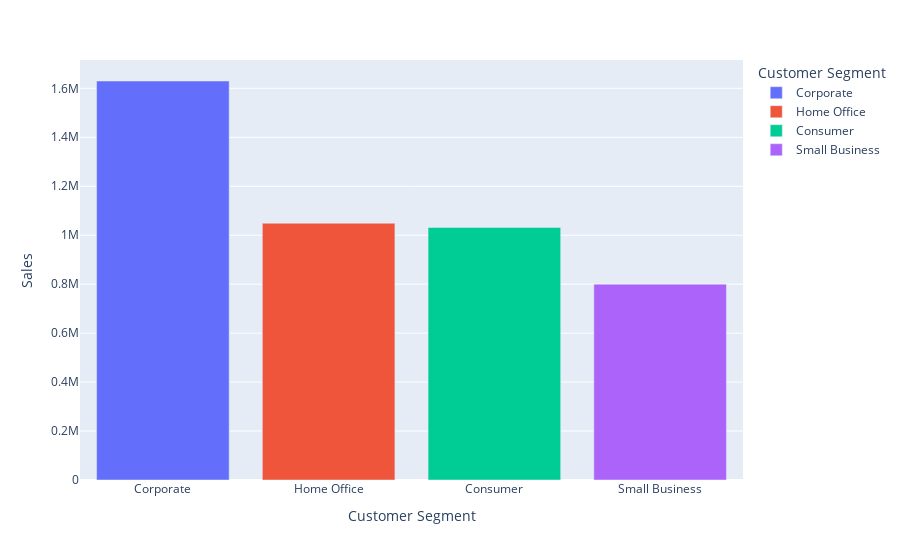

The notebook cell saved with this chart:
### Markdown cell above
create visualizations to compare sales across different months or customer segments?

### Code cell
sales_customer_segment=sales_2016.groupby('Customer Segment')['Sales'].sum().reset_index().sort_values(by='Sales',ascending=False)
sales_customer_segment
import plotly.express as px
px.bar(sales_customer_segment,x='Customer Segment',y='Sales',color='Customer Segment',width=900)

### Figure 1 — Plotly figure (JSON) as saved in the notebook; plotly's stock layout.template omitted (floating-point values rounded to 4 significant figures)
{"data": [{"alignmentgroup": "True", "hovertemplate": "Customer Segment=%{x}<br>Sales=%{y}<extra></extra>", "legendgroup": "Corporate", "marker": {"color": "#636efa", "pattern": {"shape": ""}}, "name": "Corporate", "offsetgroup": "Corporate", "orientation": "v", "showlegend": true, "textposition": "auto", "type": "bar", "x": ["Corporate"], "xaxis": "x", "y": [1630000.0], "yaxis": "y"}, {"alignmentgroup": "True", "hovertemplate": "Customer Segment=%{x}<br>Sales=%{y}<extra></extra>", "legendgroup": "Home Office", "marker": {"color": "#EF553B", "pattern": {"shape": ""}}, "name": "Home Office", "offsetgroup": "Home Office", "orientation": "v", "showlegend": true, "textposition": "auto", "type": "bar", "x": ["Home Office"], "xaxis": "x", "y": [1049000.0], "yaxis": "y"}, {"alignmentgroup": "True", "hovertemplate": "Customer Segment=%{x}<br>Sales=%{y}<extra></extra>", "legendgroup": "Consumer", "marker": {"color": "#00cc96", "pattern": {"shape": ""}}, "name": "Consumer", "offsetgroup": "Consumer", "orientation": "v", "showlegend": true, "textposition": "auto", "type": "bar", "x": ["Consumer"], "xaxis": "x", "y": [1031000.0], "yaxis": "y"}, {"alignmentgroup": "True", "hovertemplate": "Customer Segment=%{x}<br>Sales=%{y}<extra></extra>", "legendgroup": "Small Business", "marker": {"color": "#ab63fa", "pattern": {"shape": ""}}, "name": "Small Business", "offsetgroup": "Small Business", "orientation": "v", "showlegend": true, "textposition": "auto", "type": "bar", "x": ["Small Business"], "xaxis": "x", "y": [800100.0], "yaxis": "y"}], "layout": {"barmode": "relative", "legend": {"title": {"text": "Customer Segment"}, "tracegroupgap": 0}, "margin": {"t": 60}, "width": 900, "xaxis": {"anchor": "y", "categoryarray": ["Corporate", "Home Office", "Consumer", "Small Business"], "categoryorder": "array", "domain": [0, 1], "title": {"text": "Customer Segment"}}, "yaxis": {"anchor": "x", "domain": [0, 1], "title": {"text": "Sales"}}}}
